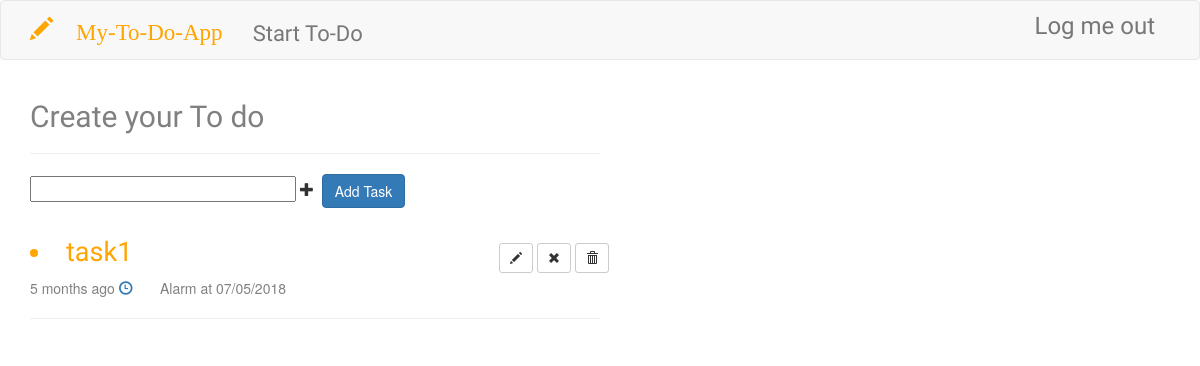
/addTask (signed in), run on the app's committed database.
### app/models.py (models this page shows, shortened)
class Task(db.Model):
    __tablename__ = 'tasks'
    id = db.Column(db.Integer, primary_key=True)
    task_name = db.Column(db.String(64), index=True, unique=True)
    timestamp = db.Column(db.DateTime, index=True, default=datetime.utcnow)
    is_completed = db.Column(db.Boolean,default=False)
    alarm_time = db.Column(db.DateTime, index= True)
    user_id = db.Column(db.Integer, db.ForeignKey('users.id'))

### app/routes.py (the view)
@app.route('/addTask',methods = ['GET','POST'])
@login_required
def addTask():
    form = ToDoListForm()
    if form.validate_on_submit():
        task = Task(task_name=form.task_name.data,user=current_user)
        db.session.add(task)
        db.session.commit()
        return redirect('/addTask')
    task = Task.query.filter_by(user=current_user).all()
    return render_template('to_do.html',form=form,task=task)

### app/forms.py
class ToDoListForm(FlaskForm):
    task_name = StringField('Task Name',validators=[DataRequired()])
    is_completed = BooleanField('Completed')
    alarm_time = DateField('Alarm at')
    submit  = SubmitField('Add Task')

### app/models.py (called while the page is built)
@login.user_loader
def load_user(id):
    return User.query.get(int(id))

### app/templates/to_do.html (shortened to what this page needs)
{% extends 'base.html' %}
{% block page_content %}
<h2> Create your To do </h2>
<hr>
<form class="" action="" method="post">
  <p>
    {{ form.task_name(size=32) }}
    <span class="glyphicon glyphicon-plus" aria-hidden="True"></span>&nbsp;
    {{ form.submit(class='btn btn-primary') }}
  </p>
</form>
{% for t in task %}
    <table>
      <tr>
        <td width="81%">
          <h3>
            <li>
                     {{ t.task_name }}
            </li>
          </h3>
          <span style="color:grey"> {{ moment(t.timestamp).fromNow() }} </span>
          <a href="{{ url_for('setAlarm',id= t.id) }}" ><span class="glyphicon glyphicon-time"></span> </a>&nbsp;&nbsp;&nbsp;&nbsp;&nbsp;
          <span style="color:grey;">
            {% if t.alarm_time %}
                Alarm at {{ moment(t.alarm_time.date()).calendar()}}
            {% endif %}
          </span>
        </td>
        <td>
          <form class="" action=" /edit/{{ t.id }} ">
            <button  name="button" class="btn btn-default btn-sm btns edit">
              <span class="glyphicon glyphicon-pencil"></span>
            </button>
          </form>
        </td>
        <td>
          <form class="" action="/done/{{ t.id }}">
            <button  name="button" class="btn btn-default btn-sm btns rem">
              <span class="glyphicon glyphicon-remove"></span>
            </button>
          </form>
        </td>
        <td>
          <form class="" action="/delete/{{ t.id }}" method="post">
            <button type="submit" name="button" class="btn btn-default btn-sm btns del">
              <span class="glyphicon glyphicon-trash"></span>
            </button>
          </form>
        </td>
    </tr>
      </table>
{% endfor %}
<hr>
{% endblock %}

### app/static/css/main.css (style rules this page uses)
hr { margin-right: 50%; }
.rem { margin-left: 4px; margin-right: 4px; }
h3 { color: orange; font-family: 'Gamja Flower', cursive; font-size: 27px; }
h2 { color:grey; font-family: 'Gamja Flower', cursive; }

### data on the page
Task: task_name "task1", timestamp "5 months ago", alarm_time "07/05/2018"
